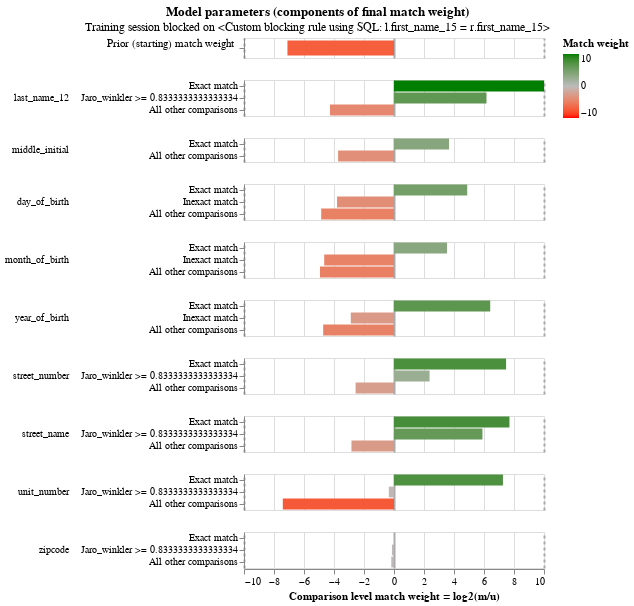

The notebook cell saved with this chart:
### Code cell
em_session_1.match_weights_interactive_history_chart()

### Figure 1 — Vega-Lite specification as saved in the notebook (floating-point values rounded to 4 significant figures; data arrays with more than 128 entries replaced by an {"elided": "..."} marker saying what was removed)
{"config": {"view": {"continuousWidth": 300, "continuousHeight": 300, "discreteHeight": 60, "discreteWidth": 400}, "header": {"title": null}, "mark": {"tooltip": null}, "title": {"anchor": "middle"}}, "vconcat": [{"mark": {"type": "bar", "clip": true, "height": 15}, "encoding": {"color": {"field": "log2_bayes_factor", "scale": {"domain": [-10, 0, 10], "interpolate": "lab", "range": ["red", "#bbbbbb", "green"]}, "title": "Match weight", "type": "quantitative"}, "tooltip": [{"field": "comparison_name", "title": "Comparison name", "type": "nominal"}, {"field": "probability_two_random_records_match", "format": ".4f", "title": "Probability two random records match", "type": "nominal"}, {"field": "log2_bayes_factor", "format": ",.4f", "title": "Equivalent match weight", "type": "quantitative"}, {"field": "bayes_factor_description", "title": "Match weight description", "type": "nominal"}], "x": {"axis": {"domain": false, "gridColor": {"condition": {"test": "abs(datum.value / 10)  <= 1 & datum.value % 10 === 0", "value": "#aaa"}, "value": "#ddd"}, "gridDash": {"condition": {"test": "abs(datum.value / 10) == 1", "value": [3]}, "value": null}, "gridWidth": {"condition": {"test": "abs(datum.value / 10)  <= 1 & datum.value % 10 === 0", "value": 2}, "value": 1}, "labels": false, "ticks": false, "title": ""}, "field": "log2_bayes_factor", "scale": {"domain": [-10, 10]}, "type": "quantitative"}, "y": {"axis": {"title": "Prior (starting) match weight", "titleAlign": "right", "titleAngle": 0, "titleFontWeight": "normal"}, "field": "label_for_charts", "sort": {"field": "comparison_vector_value", "order": "descending"}, "type": "nominal"}}, "height": 20, "transform": [{"filter": "(datum.comparison_name == 'probability_two_random_records_match')"}]}, {"mark": {"type": "bar", "clip": true}, "encoding": {"color": {"field": "log2_bayes_factor", "scale": {"domain": [-10, 0, 10], "interpolate": "lab", "range": ["red", "#bbbbbb", "green"]}, "title": "Match weight", "type": "quantitative"}, "row": {"field": "comparison_name", "header": {"labelAlign": "left", "labelAnchor": "middle", "labelAngle": 0}, "sort": {"field": "comparison_sort_order"}, "type": "nominal"}, "tooltip": [{"field": "comparison_name", "title": "Comparison name", "type": "nominal"}, {"field": "label_for_charts", "title": "Label", "type": "ordinal"}, {"field": "sql_condition", "title": "SQL condition", "type": "nominal"}, {"field": "m_probability", "format": ".4f", "title": "M probability", "type": "quantitative"}, {"field": "u_probability", "format": ".4f", "title": "U probability", "type": "quantitative"}, {"field": "bayes_factor", "format": ",.4f", "title": "Bayes factor = m/u", "type": "quantitative"}, {"field": "log2_bayes_factor", "format": ",.4f", "title": "Match weight = log2(m/u)", "type": "quantitative"}, {"field": "bayes_factor_description", "title": "Match weight description", "type": "nominal"}], "x": {"axis": {"gridColor": {"condition": {"test": "abs(datum.value / 10)  <= 1 & datum.value % 10 === 0", "value": "#aaa"}, "value": "#ddd"}, "gridDash": {"condition": {"test": "abs(datum.value / 10) == 1", "value": [3]}, "value": null}, "gridWidth": {"condition": {"test": "abs(datum.value / 10)  <= 1 & datum.value % 10 === 0", "value": 2}, "value": 1}, "title": "Comparison level match weight = log2(m/u)"}, "field": "log2_bayes_factor", "scale": {"domain": [-10, 10]}, "type": "quantitative"}, "y": {"axis": {"title": null}, "field": "label_for_charts", "sort": {"field": "comparison_vector_value", "order": "descending"}, "type": "nominal"}}, "height": {"step": 12}, "resolve": {"axis": {"y": "independent"}, "scale": {"y": "independent"}}, "transform": [{"filter": "(datum.comparison_name != 'probability_two_random_records_match')"}]}], "data": {"name": "data-a1c008e80af9a8ead8efe52d00e58ff6"}, "params": [{"name": "iteration_number", "bind": {"input": "range", "max": 5, "min": 0, "step": 1}, "value": 5}, {"name": "mouse_zoom", "select": {"type": "interval", "encodings": ["x"]}, "bind": "scales", "views": []}], "resolve": {"axis": {"y": "independent"}, "scale": {"y": "independent"}}, "title": {"text": "Model parameters (components of final match weight)", "subtitle": "Training session blocked on <Custom blocking rule using SQL: l.first_name_15 = r.first_name_15>"}, "transform": [{"filter": "(datum.iteration == iteration_number)"}], "$schema": "https://vega.github.io/schema/vega-lite/v5.9.3.json", "datasets": {"data-a1c008e80af9a8ead8efe52d00e58ff6": {"elided": "162 records"}}}
